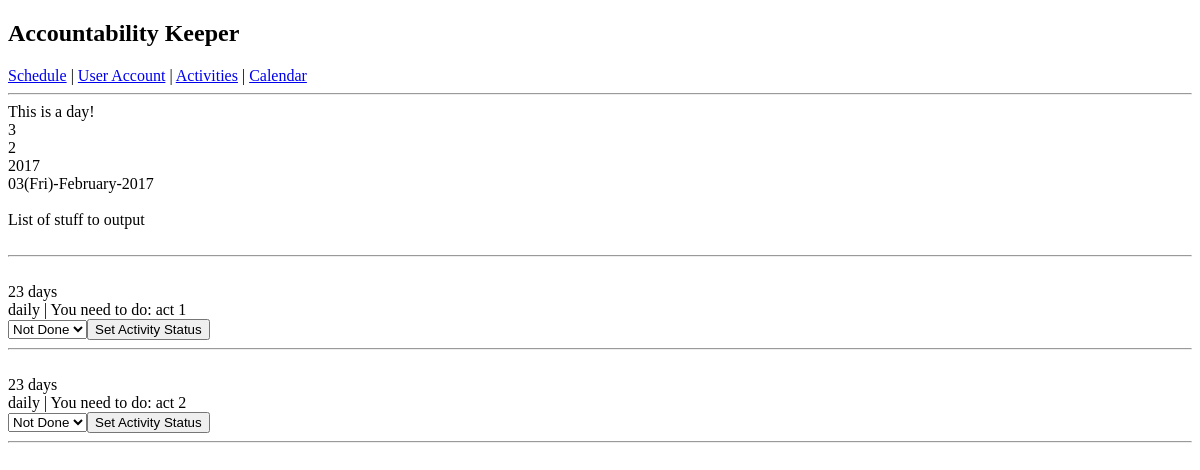
The page /day.php?day=3&month=2&year=2017 (signed in) on the database as committed earlier.
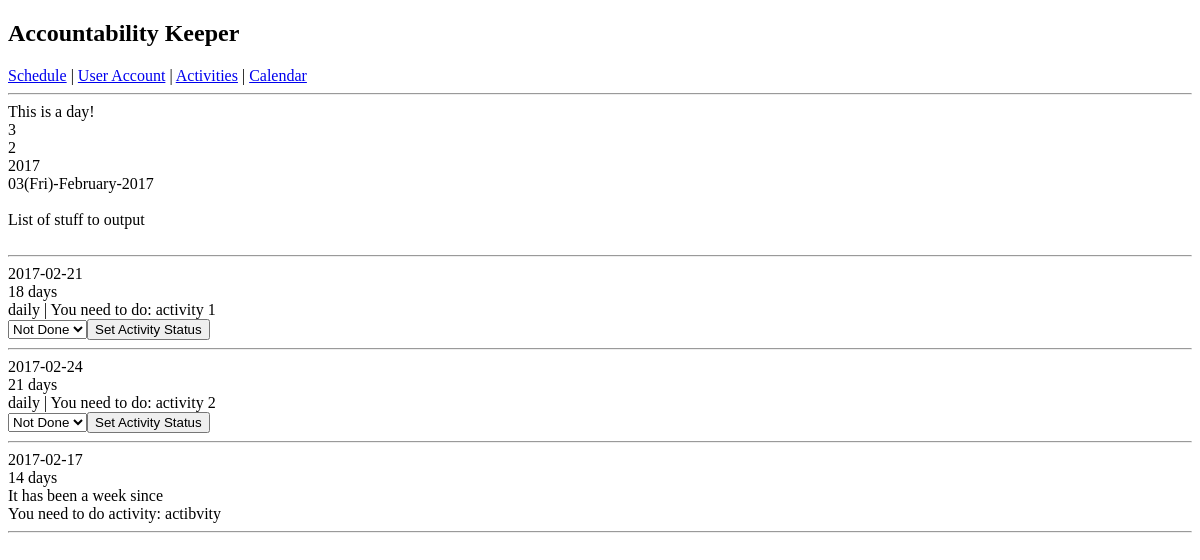
The same page on the database as committed later.
### tables this page shows
CREATE TABLE IF NOT EXISTS `schedule` (
`id` int(11) NOT NULL,
  `activityId` int(11) NOT NULL,
  `userId` int(11) NOT NULL,
  `startDate` date DEFAULT NULL
);

CREATE TABLE IF NOT EXISTS `activities` (
`id` int(11) NOT NULL,
  `name` varchar(10) NOT NULL,
  `description` text,
  `time` time DEFAULT NULL,
  `day` varchar(10) DEFAULT NULL
);

### database.php (called while the page is built, shortened)
<?php
    function connect() {
    	$serverName = "localhost";
		  $userName = "ak-dbAccess";
		  $password = "password";
		  $dbname = "accountibilityKeeper";
		  $conn = new mysqli($serverName, $userName, $password, $dbname);
		  return $conn;
    }
    function db_getUserSchedule($userId) {
    	$conn = connect();
		  $sql = "select schedule.id, activities.id AS activitiesId, activities.name, activities.description, activities.day, activities.time, schedule.startDate from activities INNER JOIN schedule ON schedule.activityId = activities.id where schedule.userId = " . $userId;
		  $result = $conn->query($sql);
		  $resultArray = array();
		  if ($result->num_rows > 0) {
		  	while($row = $result->fetch_assoc()) {
		  		array_push($resultArray, $row);
		  	}
		  	return $resultArray;
		  } else {
		  	return false;
		  }
    }
?>

### helper.php (called while the page is built, shortened)
<?php
	include 'database.php';
  function calculateIfOnThisDay($curDate, $initialDate) {
  	$date1 = new DateTime($curDate);
  	$date2 = new DateTime($initialDate);
  	$interval = $date1->diff($date2);
  	return $interval;
  }
?>

### day.php (the view, shortened to what this page needs)
<?php
	echo 'This is a day!<br/>';
	echo $_GET['day'] . '<br/>';
	echo $_GET['month']. '<br/>';
	echo $_GET['year']. '<br/>';
	echo date('d(D)-F-Y', mktime(0,0,0, $_GET['month'], $_GET['day'], $_GET['year']));
	echo '<br/><br/>List of stuff to output<br/><br/>';
	$userId = $_SESSION['userId'];
	$currentDate = date('Y-m-d', mktime(0,0,0, $_GET['month'], $_GET['day'], $_GET['year']));
	$scheduleArray = db_getUserSchedule($userId);
	echo '<hr>';
	if ($scheduleArray) {
		foreach($scheduleArray as $item) {
			echo $item['startDate'] . '<br/>';
			echo $timeSInce = calculateIfOnThisDay($currentDate, $item['startDate'])->format('%a days') . '<br/>';
			switch($item['day']) {
				case 'daily':
					echo "daily | ";
					$searchResult = false;
					if ($searchResult['status'] == 'done') {
						echo 'You have already done: ' . $item['name'] . '<br/>';
					} else {
						echo 'You need to do: ' . $item['name'] . '<br/>';
					}
					echo '<form method="post">';
					echo '<select name="status">';
					if ($searchResult['status'] == 'done') {
						echo '<option value="done" selected>Done</option>';
						echo '<option value="not done">Not Done</option>';
					} else {
						echo '<option value="not done" selected>Not Done</option>';
					}
					echo '</select>';
					echo '<input type="submit" value="Set Activity Status">';
					echo '</form>';
					break;
				case 'weekly';
					$weeklyTimeSince = $timeSInce % 7;
					if ($weeklyTimeSince == 0) {
						echo 'It has been a week since<br/>';
						echo 'You need to do activity: ' . $item['name'];
					} else {
						echo 'currently not today, it was '. $item['day'] . '| it is in ' . abs($weeklyTimeSince - 7) . 'day';
					}
					break;
			}
			echo '<hr>';
		}
	} else {
		echo "nothing worked";
	}
?>

Rows that differ between the two databases and show on the page:
changed schedule: startDate (not shown) → "2017-02-21"; startDate "23 days" → "18 days"; activityId.name "act 1" → "activity 1"
changed schedule: startDate (not shown) → "2017-02-24"; startDate "23 days" → "21 days"; activityId.name "act 2" → "activity 2"
added schedule: startDate "2017-02-17", startDate "14 days", activityId.name "actibvity"
